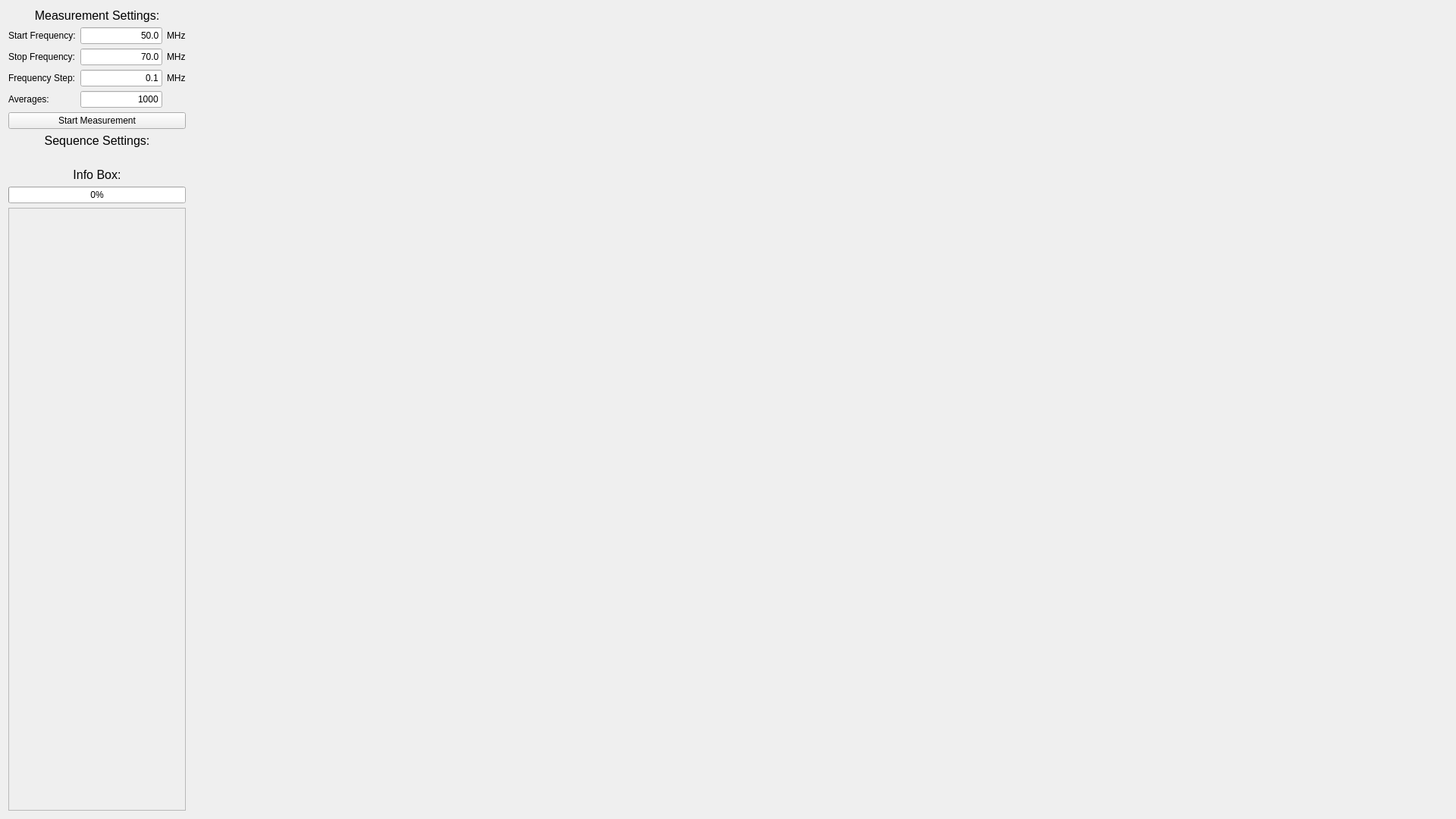
<?xml version="1.0" encoding="UTF-8"?>
<ui version="4.0">
 <class>Form</class>
 <widget class="QWidget" name="Form">
  <property name="geometry">
   <rect>
    <x>0</x>
    <y>0</y>
    <width>1920</width>
    <height>1080</height>
   </rect>
  </property>
  <property name="sizePolicy">
   <sizepolicy hsizetype="Expanding" vsizetype="Expanding">
    <horstretch>0</horstretch>
    <verstretch>0</verstretch>
   </sizepolicy>
  </property>
  <property name="windowTitle">
   <string>Form</string>
  </property>
  <layout class="QHBoxLayout" name="horizontalLayout_6" stretch="0,1">
   <item>
    <layout class="QVBoxLayout" name="verticalLayout_4" stretch="0,1">
     <property name="sizeConstraint">
      <enum>QLayout::SetDefaultConstraint</enum>
     </property>
     <item>
      <layout class="QVBoxLayout" name="verticalLayout" stretch="0,0,0">
       <item>
        <widget class="QLabel" name="label_8">
         <property name="font">
          <font>
           <pointsize>12</pointsize>
           <weight>50</weight>
           <italic>false</italic>
           <bold>false</bold>
          </font>
         </property>
         <property name="text">
          <string>Measurement Settings:</string>
         </property>
         <property name="alignment">
          <set>Qt::AlignCenter</set>
         </property>
        </widget>
       </item>
       <item>
        <layout class="QGridLayout" name="gridLayout_3">
         <item row="1" column="3">
          <widget class="QLabel" name="label_6">
           <property name="text">
            <string>MHz</string>
           </property>
          </widget>
         </item>
         <item row="2" column="0">
          <widget class="QLabel" name="label_5">
           <property name="text">
            <string>Frequency Step:</string>
           </property>
          </widget>
         </item>
         <item row="0" column="3">
          <widget class="QLabel" name="label_2">
           <property name="text">
            <string>MHz</string>
           </property>
          </widget>
         </item>
         <item row="1" column="0">
          <widget class="QLabel" name="label_3">
           <property name="text">
            <string>Stop Frequency:</string>
           </property>
          </widget>
         </item>
         <item row="2" column="2">
          <widget class="QLineEdit" name="frequency_stepField">
           <property name="text">
            <string>0.1</string>
           </property>
           <property name="alignment">
            <set>Qt::AlignRight|Qt::AlignTrailing|Qt::AlignVCenter</set>
           </property>
          </widget>
         </item>
         <item row="0" column="2">
          <widget class="QLineEdit" name="start_frequencyField">
           <property name="layoutDirection">
            <enum>Qt::LeftToRight</enum>
           </property>
           <property name="text">
            <string>50.0</string>
           </property>
           <property name="alignment">
            <set>Qt::AlignRight|Qt::AlignTrailing|Qt::AlignVCenter</set>
           </property>
          </widget>
         </item>
         <item row="0" column="0">
          <widget class="QLabel" name="label">
           <property name="text">
            <string>Start Frequency:</string>
           </property>
          </widget>
         </item>
         <item row="1" column="2">
          <widget class="QLineEdit" name="stop_frequencyField">
           <property name="text">
            <string>70.0</string>
           </property>
           <property name="alignment">
            <set>Qt::AlignRight|Qt::AlignTrailing|Qt::AlignVCenter</set>
           </property>
          </widget>
         </item>
         <item row="2" column="3">
          <widget class="QLabel" name="label_4">
           <property name="text">
            <string>MHz</string>
           </property>
          </widget>
         </item>
         <item row="3" column="0">
          <widget class="QLabel" name="label_7">
           <property name="text">
            <string>Averages:</string>
           </property>
          </widget>
         </item>
         <item row="3" column="2">
          <widget class="QLineEdit" name="averagesEdit">
           <property name="text">
            <string>1000</string>
           </property>
           <property name="alignment">
            <set>Qt::AlignRight|Qt::AlignTrailing|Qt::AlignVCenter</set>
           </property>
          </widget>
         </item>
        </layout>
       </item>
       <item>
        <widget class="QPushButton" name="start_measurementButton">
         <property name="sizePolicy">
          <sizepolicy hsizetype="Expanding" vsizetype="Expanding">
           <horstretch>0</horstretch>
           <verstretch>0</verstretch>
          </sizepolicy>
         </property>
         <property name="text">
          <string>Start Measurement</string>
         </property>
        </widget>
       </item>
      </layout>
     </item>
     <item>
      <layout class="QVBoxLayout" name="verticalLayout_3" stretch="0,0,1">
       <item>
        <widget class="QLabel" name="label_10">
         <property name="font">
          <font>
           <pointsize>12</pointsize>
           <weight>50</weight>
           <italic>false</italic>
           <bold>false</bold>
          </font>
         </property>
         <property name="text">
          <string>Sequence Settings:</string>
         </property>
         <property name="alignment">
          <set>Qt::AlignCenter</set>
         </property>
        </widget>
       </item>
       <item>
        <widget class="QLabel" name="file_pathLabel">
         <property name="text">
          <string/>
         </property>
        </widget>
       </item>
       <item>
        <layout class="QVBoxLayout" name="verticalLayout_2" stretch="0,0,1">
         <item>
          <widget class="QLabel" name="label_9">
           <property name="font">
            <font>
             <pointsize>12</pointsize>
            </font>
           </property>
           <property name="text">
            <string>Info Box:</string>
           </property>
           <property name="alignment">
            <set>Qt::AlignCenter</set>
           </property>
          </widget>
         </item>
         <item>
          <widget class="QProgressBar" name="measurementProgress">
           <property name="value">
            <number>0</number>
           </property>
          </widget>
         </item>
         <item>
          <widget class="QScrollArea" name="infoBox">
           <property name="widgetResizable">
            <bool>true</bool>
           </property>
           <widget class="QWidget" name="scrollAreaWidgetContents">
            <property name="geometry">
             <rect>
              <x>0</x>
              <y>0</y>
              <width>271</width>
              <height>719</height>
             </rect>
            </property>
            <property name="sizePolicy">
             <sizepolicy hsizetype="Expanding" vsizetype="Expanding">
              <horstretch>0</horstretch>
              <verstretch>0</verstretch>
             </sizepolicy>
            </property>
           </widget>
          </widget>
         </item>
        </layout>
       </item>
      </layout>
     </item>
    </layout>
   </item>
   <item>
    <layout class="QVBoxLayout" name="verticalLayout_5">
     <item>
      <widget class="MplWidget" name="broadbandPlot" native="true">
       <property name="sizePolicy">
        <sizepolicy hsizetype="Expanding" vsizetype="Expanding">
         <horstretch>0</horstretch>
         <verstretch>0</verstretch>
        </sizepolicy>
       </property>
       <property name="minimumSize">
        <size>
         <width>0</width>
         <height>0</height>
        </size>
       </property>
      </widget>
     </item>
     <item>
      <layout class="QHBoxLayout" name="horizontalLayout_5">
       <item>
        <widget class="MplWidget" name="time_domainPlot" native="true">
         <property name="sizePolicy">
          <sizepolicy hsizetype="Expanding" vsizetype="Expanding">
           <horstretch>0</horstretch>
           <verstretch>0</verstretch>
          </sizepolicy>
         </property>
        </widget>
       </item>
       <item>
        <widget class="MplWidget" name="frequency_domainPlot" native="true">
         <property name="sizePolicy">
          <sizepolicy hsizetype="Expanding" vsizetype="Expanding">
           <horstretch>0</horstretch>
           <verstretch>0</verstretch>
          </sizepolicy>
         </property>
        </widget>
       </item>
      </layout>
     </item>
    </layout>
   </item>
  </layout>
 </widget>
 <customwidgets>
  <customwidget>
   <class>MplWidget</class>
   <extends>QWidget</extends>
   <header>nqrduck/contrib/mplwidget.h</header>
   <container>1</container>
  </customwidget>
 </customwidgets>
 <resources/>
 <connections/>
</ui>
